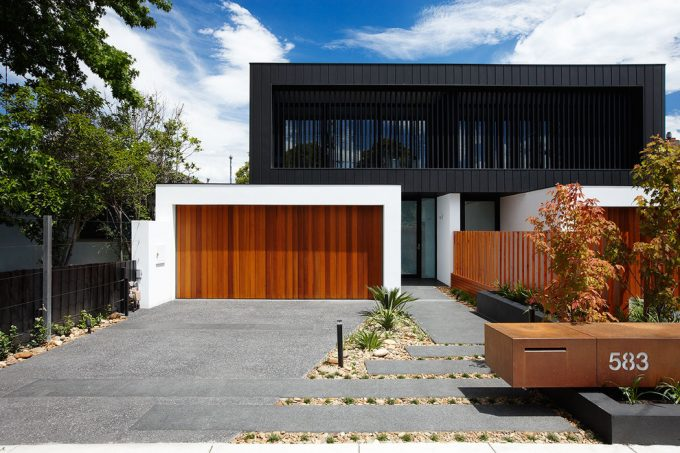
#> input picture final_test_images/house1.jpg, 680 x 453 px, found by its file name
$ python image_preprocessings.py   (older library calls are emulated)
#> lines starting #> are read from the running program, lines starting #| are printed output that depends on the picture
#> further down, test_image is the input picture: shape (453, 680, 3); mean B, G, R 103, 108.8, 114.1
import numpy as np
import cv2
import pandas as pd
import os
import matplotlib.pyplot as plt

class ProcessImageDF(object):
    """Process image dataframe"""
    # [139 lines left out: functions __init__, get_bbox_corners, get_bboxCoords_afterRotation, getDF_with_resized_images_aroundBB, img_meanSubtraction_compressTo1p0, rotate_image and 1 more, not called in this run]

# - Compress image to min_dim=200 but no aspect ratio change
def compress_image(image, minDim_size=200):
    """minDim_size: size of minimum dimension"""
#> called with minDim_size = 200
    h, w, d = image.shape
#> h = 453; w = 680; d = 3
    need_resize = False
    if h < w:
        if h > minDim_size:
            aspect_rat = w * 1. / h
#> aspect_rat = 1.5
            h, w = minDim_size, np.int(np.round(minDim_size*1. * aspect_rat))
#> h = 200; w = 300
            need_resize = True
    else:
        if w > minDim_size:
            aspect_rat = h * 1. / w
            h, w = np.int(np.round(minDim_size*1. * aspect_rat)), minDim_size
            need_resize = True
    if need_resize: image = cv2.resize(image, (w, h))
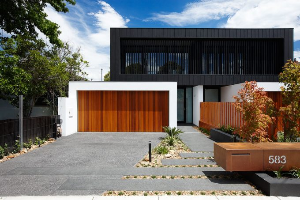
#> image: shape (200, 300, 3); mean of channels 0, 1, 2 102.9, 108.7, 114; drawn as B, G, R
    return (image)


# [47 lines left out: functions sliding_window_crops, sliding_window_animation, display_hits, not called in this run]

if __name__=="__main__":
    test_image = cv2.imread('../data/test_images/house1.jpg', 1)

    box_size=[40,40]
    compressed_image = compress_image(test_image, minDim_size=200)
#> (the run stopped early here; a loop or call above may not have finished)

$ run again, with final_test_images/house13.jpg copied over final_test_images/house1.jpg
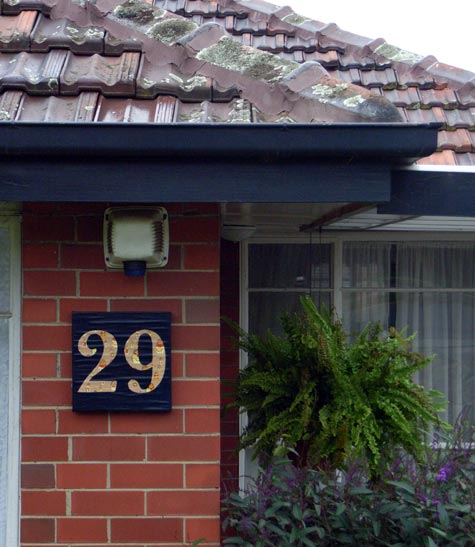
#> input picture final_test_images/house13.jpg, 475 x 547 px, found by its file name
#> test_image is the input picture: shape (547, 475, 3); mean B, G, R 77.5, 75.6, 84.1
#> in compress_image, `if need_resize: image = cv2.resize(image, (w, h))`:
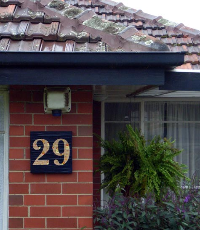
#> image: shape (230, 200, 3); mean of channels 0, 1, 2 77.4, 75.5, 84; drawn as B, G, R

$ run again, with final_test_images/house14.jpg copied over final_test_images/house1.jpg
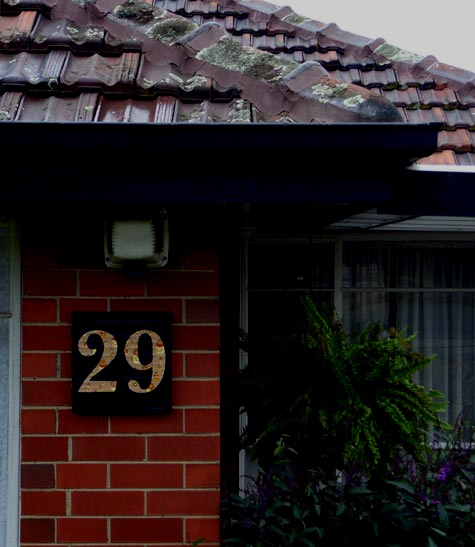
#> input picture final_test_images/house14.jpg, 475 x 547 px, found by its file name
#> test_image is the input picture: shape (547, 475, 3); mean B, G, R 35.5, 34.7, 43.1
#> in compress_image, `if need_resize: image = cv2.resize(image, (w, h))`:
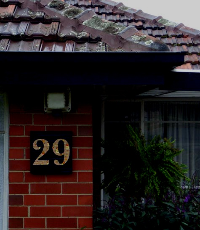
#> image: shape (230, 200, 3); mean of channels 0, 1, 2 35.4, 34.7, 43.1; drawn as B, G, R

$ run again, with final_test_images/house15.jpg copied over final_test_images/house1.jpg
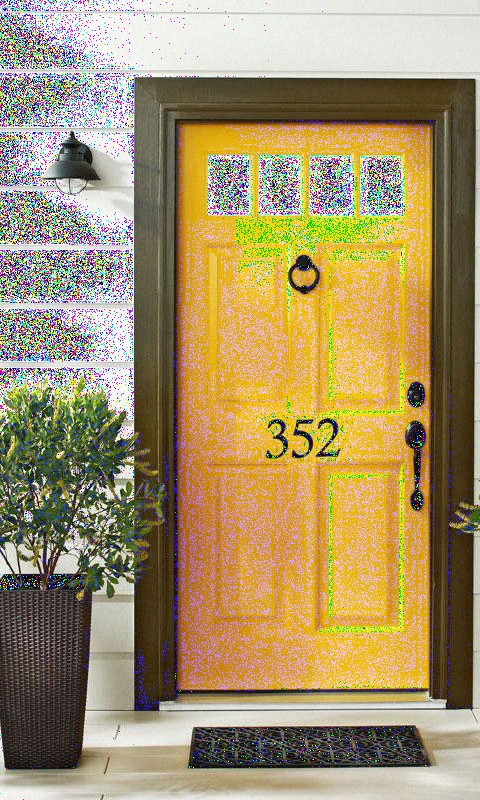
#> input picture final_test_images/house15.jpg, 480 x 800 px, found by its file name
#> test_image is the input picture: shape (800, 480, 3); mean B, G, R 106.4, 146.6, 164.9
#> in compress_image, `if need_resize: image = cv2.resize(image, (w, h))`:
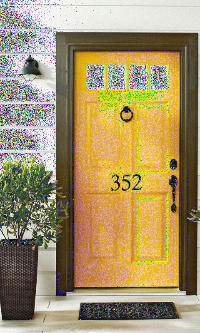
#> image: shape (333, 200, 3); mean of channels 0, 1, 2 106.3, 146.5, 164.8; drawn as B, G, R
